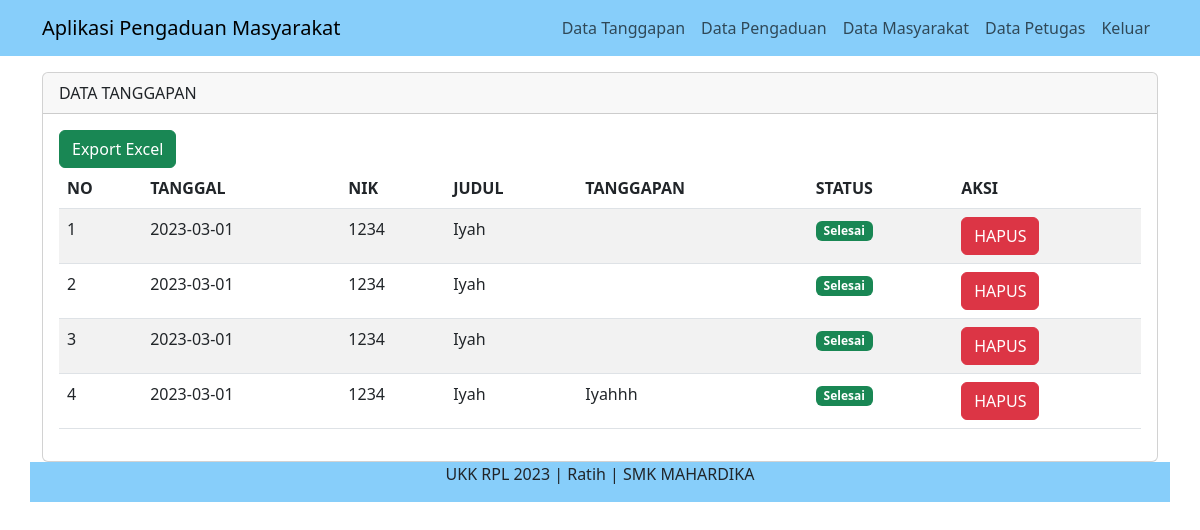
/admin/index.php?page=tanggapan (signed in), run on the app's committed database.
### tables this page shows
CREATE TABLE `tanggapan` (
  `id_tanggapan` int(11) NOT NULL,
  `id_pengaduan` int(11) NOT NULL,
  `tgl_tanggapan` date NOT NULL,
  `tanggapan` text NOT NULL,
  `id_petugas` int(11) NOT NULL
);

CREATE TABLE `pengaduan` (
  `id_pengaduan` int(11) NOT NULL,
  `tgl_pengaduan` date NOT NULL,
  `nik` char(16) NOT NULL,
  `judul_laporan` varchar(50) NOT NULL,
  `isi_laporan` text NOT NULL,
  `foto` varchar(255) NOT NULL,
  `status` enum('0','proses','selesai') NOT NULL
);

### admin/data_tanggapan.php (the view, shortened to what this page needs)
<div class="container">
<div class="row">
      <div class="col-md-12 mt-3">
      <div class= "card">
    <div class="card-header">
        DATA TANGGAPAN
    </div>
    <div class="card-body">
      <a href="export_tanggapan.php" class="btn btn-success" target="_blank">Export Excel</a>
      <table class="table table-striped">
        <thead>
          <tr>
            <th>NO</th>
            <th>TANGGAL</th>
            <th>NIK</th>
            <th>JUDUL</th>
            <th>TANGGAPAN</th>
            <th>STATUS</th>
            <th>AKSI</th>
          </tr>
        </thead>
        <tbody>
        <tbody>
          <?php
          include '../config/koneksi.php';
          $no = 1;
          $query = mysqli_query($koneksi, "SELECT a.*, b.* FROM tanggapan a INNER JOIN pengaduan b ON a.id_pengaduan=b.id_pengaduan");
          while ($data = mysqli_fetch_array($query)) { ?>
          <tr>
            <td><?php echo $no++ ?></td>
            <td><?php echo $data['tgl_pengaduan'] ?></td>
            <td><?php echo $data['nik'] ?></td>
            <td><?php echo $data['judul_laporan'] ?></td>
            <td><?php echo $data['tanggapan'] ?></td>
            <td>
              <?php
              if ($data['status'] == 'proses') {
                echo "<span class='badge bg-warning'>Proses</span>";
              } elseif ($data['status'] == 'selesai'){
                echo "<span class='badge bg-success'>Selesai</span>";
              } else {
                echo "<span class='badge bg-danger'>Menunggu</span>";
              }
              ?>
          </td>
          <td>
          <a href="" class="btn btn-danger" data-bs-toggle="modal" data-bs-target="#hapus<?php echo $data['id_tanggapan'] ?>">HAPUS</a>
          </td>
          </tr>
          <?php } ?>
        </tbody>
      </table>
</div>
</div>
      </div>

### data on the page
tanggapan: id_pengaduan.tgl_pengaduan "2023-03-01", id_pengaduan.nik "1234", id_pengaduan.judul_laporan "Iyah"
tanggapan: id_pengaduan.tgl_pengaduan "2023-03-01", id_pengaduan.nik "1234", id_pengaduan.judul_laporan "Iyah"
tanggapan: id_pengaduan.tgl_pengaduan "2023-03-01", id_pengaduan.nik "1234", id_pengaduan.judul_laporan "Iyah"
tanggapan: id_pengaduan.tgl_pengaduan "2023-03-01", id_pengaduan.nik "1234", id_pengaduan.judul_laporan "Iyah", tanggapan "Iyahhh"
